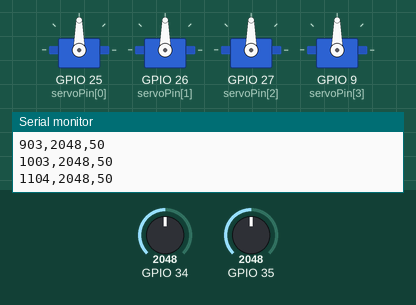
Recording of a sketch running on a simulated ESP32. Shown: 4 × servo, the last lines printed to the serial monitor. The inputs (shaded band) are chosen by the test bench; at power-on: GPIO 35 = 2048, GPIO 34 = 2048.

Above: at 4.2 s.
4.3 s: GPIO 35 set to 2866
At 5.3 s:
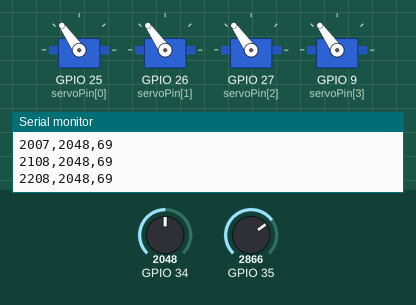
5.8 s: GPIO 35 set to 3603
At 6.6 s:
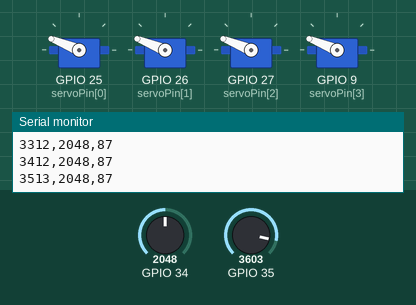
7.3 s: GPIO 35 set to 4095
At 8.0 s:
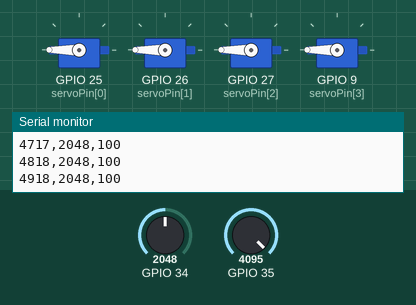
8.8 s: GPIO 35 set to 1228
At 9.3 s:
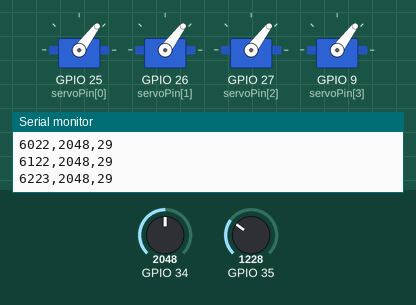
10.3 s: GPIO 35 set to 491
At 10.6 s:
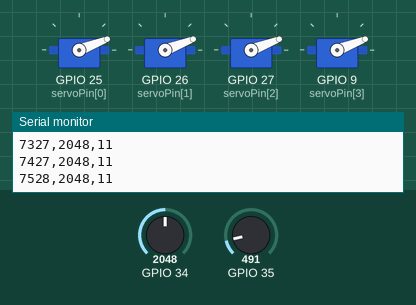
11.8 s: GPIO 35 set to 0
At 13.2 s:
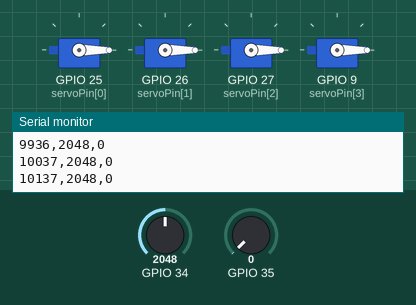
Timing chart, 0 to 14.3 s (numbered marks = the images above; inputs shaded):
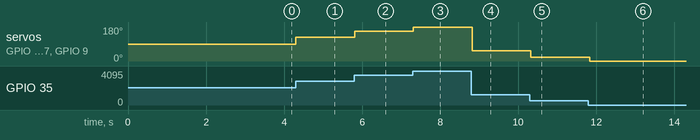

The sketch:

ESP_Motor_Control.ino
```cpp
#include <ESP32Servo.h>

int servoPin[4] = {25,26,27,9};  // ESP32 pins to be used
int startingDelay = 3000;
int percentVoltage = 0;

Servo servoMotor[4]; // Starting from top left motor, clockwise

void setup() {
  Serial.begin(115200);

  for (int i=0; i<4; i++) {
    servoMotor[i].attach(servoPin[i],1000,2000);  // Attaches the servos on each ESP32 pin
    servoMotor[i].write(90); // 0 - 180 -> 0% - 100% // Provides a "neutral" pulse. The ESC won't start without this.
  }

  delay(startingDelay);
  //Serial.print("Time ");
  Serial.print("Gradient ");
  Serial.print("%Voltage ");
  Serial.println();
}

void loop() {
  manualControl();
}

void manualControl() {
  int analogValueGradient = analogRead(34);
  int analogValueVoltage = analogRead(35);
  int currentTime = millis()-startingDelay;

  int percentVoltage = map (analogValueVoltage, 0, 4095, 0, 100); //Maps the signal pulse to a percentage
  int degreeVoltage = map (analogValueVoltage, 0, 4095, 0, 180);  //Maps the signal pulse to degrees

  Serial.print(currentTime);
  Serial.print(",");
  Serial.print(analogValueGradient);
  Serial.print(",");
  Serial.print(percentVoltage);

  for (int i=0; i<4; i++) {
    servoMotor[i].write(degreeVoltage);
  }

  Serial.println();
  delay(100);
}

void thrustMeasurement() {
  int analogValueGradient = analogRead(34);
  percentVoltage ++;

  int degreeVoltage = map (percentVoltage, 0, 100, 0, 180);  // Might want finer control

  Serial.print(analogValueGradient);
  Serial.print(",");
  Serial.print(percentVoltage);

  for (int i=0; i<4; i++) {
    servoMotor[i].write(degreeVoltage);
  }

  Serial.println();
  delay(100);
}
```

Measured:
- after the input at 4.3 s, servo on GPIO 25 (servoPin[0]), servo on GPIO 26 (servoPin[1]), servo on GPIO 27 (servoPin[2]), servo on GPIO 9 (servoPin[3]): 90° → 125° at once
- after the input at 5.8 s, servo on GPIO 25 (servoPin[0]), servo on GPIO 26 (servoPin[1]), servo on GPIO 27 (servoPin[2]), servo on GPIO 9 (servoPin[3]): 125° → 158° at once
- after the input at 7.3 s, servo on GPIO 25 (servoPin[0]), servo on GPIO 26 (servoPin[1]), servo on GPIO 27 (servoPin[2]), servo on GPIO 9 (servoPin[3]): 158° → 180° at once
- after the input at 8.8 s, servo on GPIO 25 (servoPin[0]), servo on GPIO 26 (servoPin[1]), servo on GPIO 27 (servoPin[2]), servo on GPIO 9 (servoPin[3]): 180° → 53° at once
- after the input at 10.3 s, servo on GPIO 25 (servoPin[0]), servo on GPIO 26 (servoPin[1]), servo on GPIO 27 (servoPin[2]), servo on GPIO 9 (servoPin[3]): 53° → 21° at once
- after the input at 11.8 s, servo on GPIO 25 (servoPin[0]), servo on GPIO 26 (servoPin[1]), servo on GPIO 27 (servoPin[2]), servo on GPIO 9 (servoPin[3]): 21° → 0° at once
